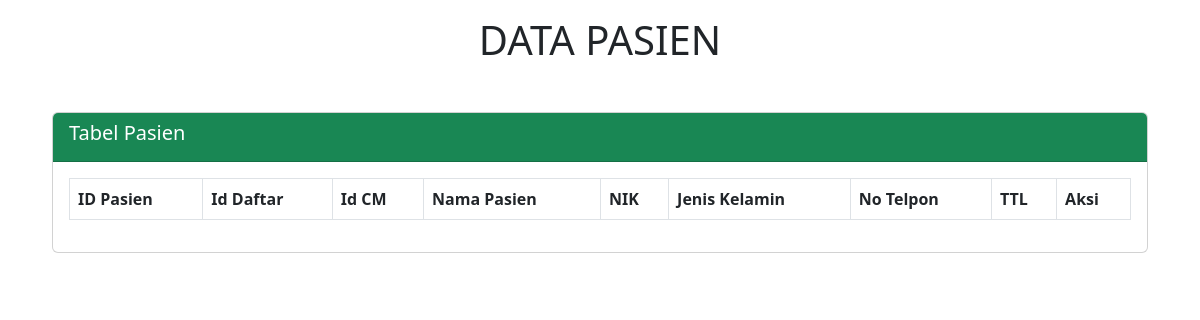
/admin/pasien/pasien.php, run on an earlier commit of the app's database.
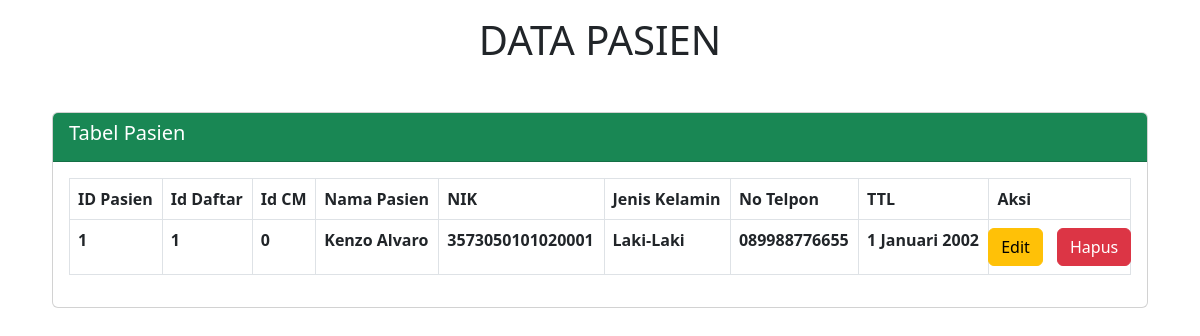
And on a later commit of the database.
### tables this page shows
CREATE TABLE `pasien` (
  `id_pas` int(12) NOT NULL,
  `id_daftar` int(12) NOT NULL,
  `id_cm` int(12) DEFAULT NULL,
  `nama_pas` varchar(40) NOT NULL,
  `nik` varchar(40) NOT NULL,
  `jenis_kelamin` varchar(40) NOT NULL,
  `telp_pas` varchar(40) NOT NULL,
  `ttl_pas` varchar(40) NOT NULL
);

### admin/pasien/pasien.php (the view, shortened to what this page needs)
<?php
include_once "../../src/koneksi.php";
?>
<!DOCTYPE html>
<html lang="en">
<head>
  <link href="https://cdn.jsdelivr.net/npm/bootstrap@5.3.0-alpha3/dist/css/bootstrap.min.css" rel="stylesheet" />
</head>
<body>
  <div class="container">
    <h1 class="text-center mt-3">DATA PASIEN</h1>
    <div class="card mt-5">
      <div class="card-header bg-success text-white">
        <h5>Tabel Pasien</h5>
      </div>
      <div class="card-body">
        <table class="table table-bordered table-stripped">
          <tr class="bg-dark-subtle">
            <th>ID Pasien</th>
            <th>Id Daftar</th>
            <th>Id CM</th>
            <th>Nama Pasien</th>
            <th>NIK</th>
            <th>Jenis Kelamin</th>
            <th>No Telpon</th>
            <th>TTL</th>
            <th>Aksi</th>
          </tr>
          <?php
          $sql = mysqli_query($koneksi, "SELECT * FROM pasien");
          while ($data = mysqli_fetch_array($sql)) {
          ?>
            <tr>
              <th><?php echo $data['id_pas']; ?></th>
              <th><?php echo $data['id_daftar']; ?></th>
              <th><?php echo $data['id_cm']; ?></th>
              <th><?php echo $data['nama_pas']; ?></th>
              <th><?php echo $data['nik']; ?></th>
              <th><?php echo $data['jenis_kelamin']; ?></th>
              <th><?php echo $data['telp_pas']; ?></th>
              <th><?php echo $data['ttl_pas']; ?></th>
              <td class="text-center">
                <a href="edit_pasien.php?id_pas=<?php echo $data['id_pas']; ?>" class="btn btn-warning aedit">Edit</a>
                <a href="hapus_pasien.php?id_pas=<?php echo $data['id_pas']; ?>" target="_self" onclick="return confirm('YAKIN INGIN MENGHAPUS DATA INI?')" class="btn btn-danger">Hapus</a>
              </td>
            </tr>
          <?php } ?>
        </table>
      </div>
    </div>
  </div>
</body>
</html>

What changed in the data, as far as the page shows it:
added pasien: id_pas "1", id_daftar "1", id_cm "0", nama_pas "Kenzo Alvaro", nik "3573050101020001", jenis_kelamin "Laki-Laki", telp_pas "089988776655", ttl_pas "1 Januari 2002"
